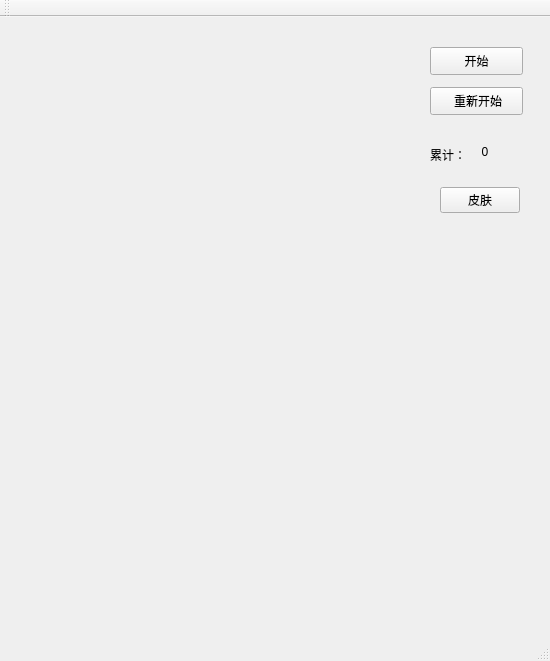
<?xml version="1.0" encoding="UTF-8"?>
<ui version="4.0">
 <class>MainWindow</class>
 <widget class="QMainWindow" name="MainWindow">
  <property name="geometry">
   <rect>
    <x>0</x>
    <y>0</y>
    <width>550</width>
    <height>661</height>
   </rect>
  </property>
  <property name="windowTitle">
   <string>MainWindow</string>
  </property>
  <widget class="QWidget" name="centralWidget">
   <widget class="TestWidget" name="widget" native="true">
    <property name="geometry">
     <rect>
      <x>10</x>
      <y>10</y>
      <width>400</width>
      <height>600</height>
     </rect>
    </property>
    <property name="focusPolicy">
     <enum>Qt::ClickFocus</enum>
    </property>
   </widget>
   <widget class="QPushButton" name="pushButton">
    <property name="geometry">
     <rect>
      <x>430</x>
      <y>30</y>
      <width>93</width>
      <height>28</height>
     </rect>
    </property>
    <property name="text">
     <string>开始</string>
    </property>
   </widget>
   <widget class="QPushButton" name="pushButton_2">
    <property name="geometry">
     <rect>
      <x>430</x>
      <y>70</y>
      <width>93</width>
      <height>28</height>
     </rect>
    </property>
    <property name="text">
     <string> 重新开始</string>
    </property>
   </widget>
   <widget class="QLabel" name="label">
    <property name="geometry">
     <rect>
      <x>440</x>
      <y>120</y>
      <width>90</width>
      <height>30</height>
     </rect>
    </property>
    <property name="minimumSize">
     <size>
      <width>90</width>
      <height>30</height>
     </size>
    </property>
    <property name="text">
     <string>0</string>
    </property>
    <property name="alignment">
     <set>Qt::AlignCenter</set>
    </property>
   </widget>
   <widget class="QLabel" name="label_2">
    <property name="geometry">
     <rect>
      <x>430</x>
      <y>130</y>
      <width>72</width>
      <height>15</height>
     </rect>
    </property>
    <property name="text">
     <string>累计：</string>
    </property>
   </widget>
   <widget class="QPushButton" name="skin">
    <property name="geometry">
     <rect>
      <x>440</x>
      <y>170</y>
      <width>80</width>
      <height>26</height>
     </rect>
    </property>
    <property name="text">
     <string>皮肤</string>
    </property>
   </widget>
  </widget>
  <widget class="QMenuBar" name="menuBar">
   <property name="geometry">
    <rect>
     <x>0</x>
     <y>0</y>
     <width>550</width>
     <height>23</height>
    </rect>
   </property>
  </widget>
  <widget class="QToolBar" name="mainToolBar">
   <attribute name="toolBarArea">
    <enum>TopToolBarArea</enum>
   </attribute>
   <attribute name="toolBarBreak">
    <bool>false</bool>
   </attribute>
  </widget>
  <widget class="QStatusBar" name="statusBar"/>
 </widget>
 <layoutdefault spacing="6" margin="11"/>
 <customwidgets>
  <customwidget>
   <class>TestWidget</class>
   <extends>QWidget</extends>
   <header location="global">testwidget.h</header>
   <container>1</container>
  </customwidget>
 </customwidgets>
 <resources/>
 <connections/>
</ui>
